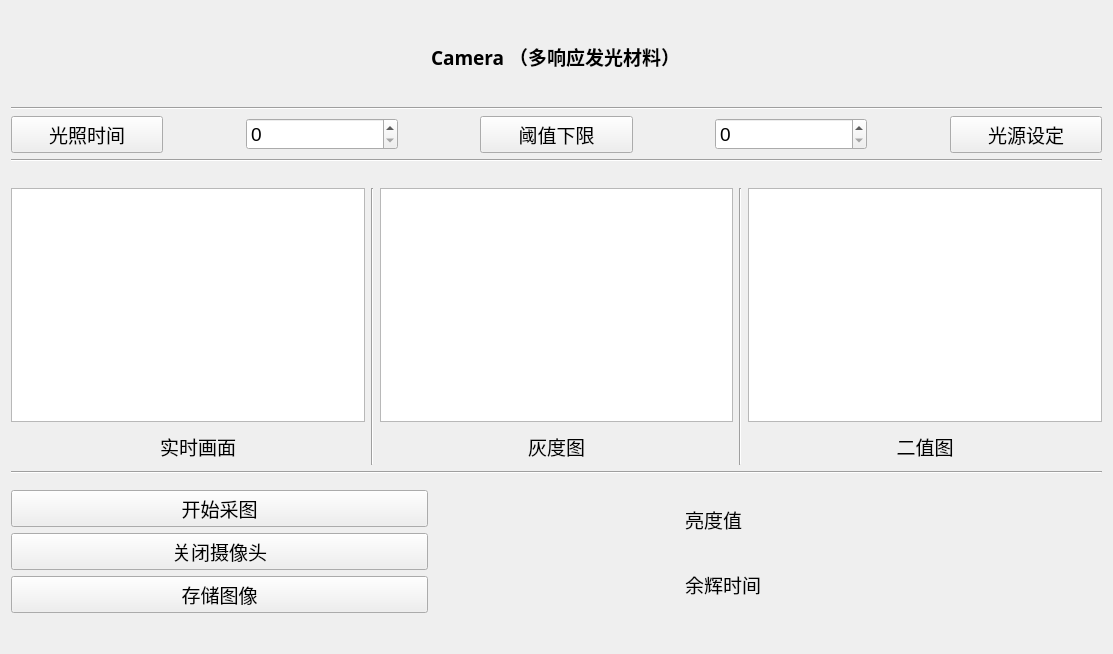
<?xml version="1.0" encoding="UTF-8"?>
<ui version="4.0">
 <class>Form</class>
 <widget class="QWidget" name="Form">
  <property name="geometry">
   <rect>
    <x>0</x>
    <y>0</y>
    <width>1113</width>
    <height>654</height>
   </rect>
  </property>
  <property name="windowTitle">
   <string>Form</string>
  </property>
  <layout class="QVBoxLayout" name="verticalLayout_9">
   <item>
    <layout class="QVBoxLayout" name="verticalLayout_8">
     <property name="sizeConstraint">
      <enum>QLayout::SetDefaultConstraint</enum>
     </property>
     <item>
      <layout class="QHBoxLayout" name="horizontalLayout_13">
       <property name="topMargin">
        <number>31</number>
       </property>
       <property name="rightMargin">
        <number>0</number>
       </property>
       <property name="bottomMargin">
        <number>30</number>
       </property>
       <item>
        <widget class="QLabel" name="label_3">
         <property name="sizePolicy">
          <sizepolicy hsizetype="Fixed" vsizetype="Preferred">
           <horstretch>0</horstretch>
           <verstretch>0</verstretch>
          </sizepolicy>
         </property>
         <property name="font">
          <font>
           <family>Engravers MT</family>
           <pointsize>14</pointsize>
           <weight>75</weight>
           <bold>true</bold>
          </font>
         </property>
         <property name="text">
          <string>Camera （多响应发光材料）</string>
         </property>
         <property name="textFormat">
          <enum>Qt::RichText</enum>
         </property>
        </widget>
       </item>
      </layout>
     </item>
     <item>
      <widget class="Line" name="line">
       <property name="orientation">
        <enum>Qt::Horizontal</enum>
       </property>
      </widget>
     </item>
     <item>
      <layout class="QHBoxLayout" name="horizontalLayout_2" stretch="2,1,2,1,2,1,2,1,2">
       <item>
        <widget class="QPushButton" name="pushButton_lightTime">
         <property name="sizePolicy">
          <sizepolicy hsizetype="Minimum" vsizetype="Fixed">
           <horstretch>0</horstretch>
           <verstretch>0</verstretch>
          </sizepolicy>
         </property>
         <property name="font">
          <font>
           <family>仿宋</family>
           <pointsize>14</pointsize>
          </font>
         </property>
         <property name="text">
          <string>光照时间</string>
         </property>
        </widget>
       </item>
       <item>
        <spacer name="horizontalSpacer">
         <property name="orientation">
          <enum>Qt::Horizontal</enum>
         </property>
         <property name="sizeHint" stdset="0">
          <size>
           <width>0</width>
           <height>0</height>
          </size>
         </property>
        </spacer>
       </item>
       <item>
        <widget class="QSpinBox" name="spinBox_time">
         <property name="font">
          <font>
           <family>Arial</family>
           <pointsize>14</pointsize>
          </font>
         </property>
         <property name="maximum">
          <number>200000</number>
         </property>
        </widget>
       </item>
       <item>
        <spacer name="horizontalSpacer_2">
         <property name="orientation">
          <enum>Qt::Horizontal</enum>
         </property>
         <property name="sizeHint" stdset="0">
          <size>
           <width>40</width>
           <height>20</height>
          </size>
         </property>
        </spacer>
       </item>
       <item>
        <widget class="QPushButton" name="pushButton_threshold">
         <property name="font">
          <font>
           <family>仿宋</family>
           <pointsize>14</pointsize>
          </font>
         </property>
         <property name="text">
          <string>阈值下限</string>
         </property>
        </widget>
       </item>
       <item>
        <spacer name="horizontalSpacer_3">
         <property name="orientation">
          <enum>Qt::Horizontal</enum>
         </property>
         <property name="sizeHint" stdset="0">
          <size>
           <width>40</width>
           <height>20</height>
          </size>
         </property>
        </spacer>
       </item>
       <item>
        <widget class="QSpinBox" name="spinBox_thre">
         <property name="font">
          <font>
           <family>Arial</family>
           <pointsize>14</pointsize>
          </font>
         </property>
         <property name="maximum">
          <number>2000000</number>
         </property>
        </widget>
       </item>
       <item>
        <spacer name="horizontalSpacer_5">
         <property name="orientation">
          <enum>Qt::Horizontal</enum>
         </property>
         <property name="sizeHint" stdset="0">
          <size>
           <width>40</width>
           <height>20</height>
          </size>
         </property>
        </spacer>
       </item>
       <item>
        <widget class="QPushButton" name="pushButton_start_open4C">
         <property name="font">
          <font>
           <family>仿宋</family>
           <pointsize>14</pointsize>
          </font>
         </property>
         <property name="text">
          <string>光源设定</string>
         </property>
        </widget>
       </item>
      </layout>
     </item>
     <item>
      <widget class="Line" name="line_2">
       <property name="orientation">
        <enum>Qt::Horizontal</enum>
       </property>
      </widget>
     </item>
     <item>
      <layout class="QHBoxLayout" name="horizontalLayout_7">
       <property name="topMargin">
        <number>20</number>
       </property>
       <property name="bottomMargin">
        <number>0</number>
       </property>
       <item>
        <layout class="QVBoxLayout" name="verticalLayout" stretch="60,1,1,1">
         <item>
          <widget class="QGraphicsView" name="label_face">
           <property name="sizePolicy">
            <sizepolicy hsizetype="Preferred" vsizetype="Expanding">
             <horstretch>0</horstretch>
             <verstretch>0</verstretch>
            </sizepolicy>
           </property>
          </widget>
         </item>
         <item>
          <spacer name="verticalSpacer">
           <property name="orientation">
            <enum>Qt::Vertical</enum>
           </property>
           <property name="sizeHint" stdset="0">
            <size>
             <width>20</width>
             <height>40</height>
            </size>
           </property>
          </spacer>
         </item>
         <item>
          <layout class="QHBoxLayout" name="horizontalLayout">
           <property name="sizeConstraint">
            <enum>QLayout::SetFixedSize</enum>
           </property>
           <property name="leftMargin">
            <number>130</number>
           </property>
           <property name="rightMargin">
            <number>110</number>
           </property>
           <item>
            <widget class="QLabel" name="label">
             <property name="sizePolicy">
              <sizepolicy hsizetype="Preferred" vsizetype="Fixed">
               <horstretch>0</horstretch>
               <verstretch>0</verstretch>
              </sizepolicy>
             </property>
             <property name="font">
              <font>
               <family>仿宋</family>
               <pointsize>14</pointsize>
              </font>
             </property>
             <property name="text">
              <string>实时画面</string>
             </property>
             <property name="alignment">
              <set>Qt::AlignCenter</set>
             </property>
            </widget>
           </item>
          </layout>
         </item>
         <item>
          <spacer name="verticalSpacer_2">
           <property name="orientation">
            <enum>Qt::Vertical</enum>
           </property>
           <property name="sizeHint" stdset="0">
            <size>
             <width>20</width>
             <height>40</height>
            </size>
           </property>
          </spacer>
         </item>
        </layout>
       </item>
       <item>
        <widget class="Line" name="line_4">
         <property name="orientation">
          <enum>Qt::Vertical</enum>
         </property>
        </widget>
       </item>
       <item>
        <layout class="QVBoxLayout" name="verticalLayout_2" stretch="60,1,1,1">
         <item>
          <widget class="QGraphicsView" name="label_gray">
           <property name="sizePolicy">
            <sizepolicy hsizetype="Preferred" vsizetype="Expanding">
             <horstretch>0</horstretch>
             <verstretch>0</verstretch>
            </sizepolicy>
           </property>
          </widget>
         </item>
         <item>
          <spacer name="verticalSpacer_3">
           <property name="orientation">
            <enum>Qt::Vertical</enum>
           </property>
           <property name="sizeHint" stdset="0">
            <size>
             <width>20</width>
             <height>40</height>
            </size>
           </property>
          </spacer>
         </item>
         <item>
          <layout class="QHBoxLayout" name="horizontalLayout_5">
           <property name="leftMargin">
            <number>130</number>
           </property>
           <property name="rightMargin">
            <number>130</number>
           </property>
           <item>
            <widget class="QLabel" name="label_4">
             <property name="sizePolicy">
              <sizepolicy hsizetype="Preferred" vsizetype="Fixed">
               <horstretch>0</horstretch>
               <verstretch>0</verstretch>
              </sizepolicy>
             </property>
             <property name="font">
              <font>
               <family>仿宋</family>
               <pointsize>14</pointsize>
              </font>
             </property>
             <property name="text">
              <string>灰度图</string>
             </property>
             <property name="alignment">
              <set>Qt::AlignCenter</set>
             </property>
            </widget>
           </item>
          </layout>
         </item>
         <item>
          <spacer name="verticalSpacer_4">
           <property name="orientation">
            <enum>Qt::Vertical</enum>
           </property>
           <property name="sizeHint" stdset="0">
            <size>
             <width>20</width>
             <height>40</height>
            </size>
           </property>
          </spacer>
         </item>
        </layout>
       </item>
       <item>
        <widget class="Line" name="line_5">
         <property name="orientation">
          <enum>Qt::Vertical</enum>
         </property>
        </widget>
       </item>
       <item>
        <layout class="QVBoxLayout" name="verticalLayout_4" stretch="60,1,1,1">
         <item>
          <widget class="QGraphicsView" name="label_gray_2">
           <property name="sizePolicy">
            <sizepolicy hsizetype="Preferred" vsizetype="Preferred">
             <horstretch>0</horstretch>
             <verstretch>0</verstretch>
            </sizepolicy>
           </property>
          </widget>
         </item>
         <item>
          <spacer name="verticalSpacer_5">
           <property name="orientation">
            <enum>Qt::Vertical</enum>
           </property>
           <property name="sizeHint" stdset="0">
            <size>
             <width>20</width>
             <height>40</height>
            </size>
           </property>
          </spacer>
         </item>
         <item>
          <layout class="QHBoxLayout" name="horizontalLayout_6">
           <property name="leftMargin">
            <number>130</number>
           </property>
           <property name="rightMargin">
            <number>130</number>
           </property>
           <item>
            <widget class="QLabel" name="label_2">
             <property name="sizePolicy">
              <sizepolicy hsizetype="Preferred" vsizetype="Fixed">
               <horstretch>0</horstretch>
               <verstretch>0</verstretch>
              </sizepolicy>
             </property>
             <property name="font">
              <font>
               <family>仿宋</family>
               <pointsize>14</pointsize>
              </font>
             </property>
             <property name="text">
              <string>二值图</string>
             </property>
             <property name="alignment">
              <set>Qt::AlignCenter</set>
             </property>
            </widget>
           </item>
          </layout>
         </item>
         <item>
          <spacer name="verticalSpacer_6">
           <property name="orientation">
            <enum>Qt::Vertical</enum>
           </property>
           <property name="sizeHint" stdset="0">
            <size>
             <width>20</width>
             <height>40</height>
            </size>
           </property>
          </spacer>
         </item>
        </layout>
       </item>
      </layout>
     </item>
     <item>
      <widget class="Line" name="line_3">
       <property name="orientation">
        <enum>Qt::Horizontal</enum>
       </property>
      </widget>
     </item>
     <item>
      <layout class="QHBoxLayout" name="horizontalLayout_14" stretch="50,30,50">
       <property name="topMargin">
        <number>10</number>
       </property>
       <property name="bottomMargin">
        <number>30</number>
       </property>
       <item>
        <layout class="QVBoxLayout" name="verticalLayout_6">
         <item>
          <layout class="QHBoxLayout" name="horizontalLayout_8">
           <property name="leftMargin">
            <number>0</number>
           </property>
           <property name="topMargin">
            <number>0</number>
           </property>
           <property name="rightMargin">
            <number>0</number>
           </property>
           <property name="bottomMargin">
            <number>0</number>
           </property>
           <item>
            <widget class="QPushButton" name="pushButton_open">
             <property name="sizePolicy">
              <sizepolicy hsizetype="Preferred" vsizetype="Fixed">
               <horstretch>5</horstretch>
               <verstretch>2</verstretch>
              </sizepolicy>
             </property>
             <property name="font">
              <font>
               <family>华文仿宋</family>
               <pointsize>14</pointsize>
              </font>
             </property>
             <property name="text">
              <string>开始采图</string>
             </property>
            </widget>
           </item>
          </layout>
         </item>
         <item>
          <layout class="QHBoxLayout" name="horizontalLayout_10">
           <item>
            <widget class="QPushButton" name="pushButton_close">
             <property name="sizePolicy">
              <sizepolicy hsizetype="Preferred" vsizetype="Fixed">
               <horstretch>0</horstretch>
               <verstretch>0</verstretch>
              </sizepolicy>
             </property>
             <property name="font">
              <font>
               <family>仿宋</family>
               <pointsize>14</pointsize>
              </font>
             </property>
             <property name="text">
              <string>关闭摄像头</string>
             </property>
            </widget>
           </item>
          </layout>
         </item>
         <item>
          <layout class="QHBoxLayout" name="horizontalLayout_9">
           <item>
            <widget class="QPushButton" name="pushButton_take">
             <property name="sizePolicy">
              <sizepolicy hsizetype="Preferred" vsizetype="Fixed">
               <horstretch>0</horstretch>
               <verstretch>0</verstretch>
              </sizepolicy>
             </property>
             <property name="font">
              <font>
               <family>仿宋</family>
               <pointsize>14</pointsize>
              </font>
             </property>
             <property name="text">
              <string>存储图像</string>
             </property>
            </widget>
           </item>
          </layout>
         </item>
        </layout>
       </item>
       <item>
        <spacer name="horizontalSpacer_4">
         <property name="orientation">
          <enum>Qt::Horizontal</enum>
         </property>
         <property name="sizeHint" stdset="0">
          <size>
           <width>40</width>
           <height>20</height>
          </size>
         </property>
        </spacer>
       </item>
       <item>
        <layout class="QVBoxLayout" name="verticalLayout_5">
         <item>
          <layout class="QHBoxLayout" name="horizontalLayout_11">
           <item>
            <widget class="QLabel" name="label_5">
             <property name="sizePolicy">
              <sizepolicy hsizetype="Fixed" vsizetype="Preferred">
               <horstretch>0</horstretch>
               <verstretch>0</verstretch>
              </sizepolicy>
             </property>
             <property name="font">
              <font>
               <family>仿宋</family>
               <pointsize>14</pointsize>
              </font>
             </property>
             <property name="text">
              <string>亮度值</string>
             </property>
            </widget>
           </item>
           <item>
            <widget class="QLabel" name="label_time">
             <property name="font">
              <font>
               <family>Arial</family>
               <pointsize>12</pointsize>
              </font>
             </property>
             <property name="styleSheet">
              <string notr="true"/>
             </property>
             <property name="text">
              <string/>
             </property>
            </widget>
           </item>
          </layout>
         </item>
         <item>
          <layout class="QHBoxLayout" name="horizontalLayout_12">
           <item>
            <widget class="QLabel" name="label_yuhuiTime">
             <property name="sizePolicy">
              <sizepolicy hsizetype="Fixed" vsizetype="Preferred">
               <horstretch>0</horstretch>
               <verstretch>0</verstretch>
              </sizepolicy>
             </property>
             <property name="font">
              <font>
               <family>仿宋</family>
               <pointsize>14</pointsize>
              </font>
             </property>
             <property name="text">
              <string>余辉时间</string>
             </property>
            </widget>
           </item>
           <item>
            <widget class="QLabel" name="label_time_2">
             <property name="font">
              <font>
               <family>Arial</family>
               <pointsize>12</pointsize>
              </font>
             </property>
             <property name="text">
              <string/>
             </property>
            </widget>
           </item>
          </layout>
         </item>
        </layout>
       </item>
      </layout>
     </item>
    </layout>
   </item>
  </layout>
 </widget>
 <resources/>
 <connections/>
</ui>
